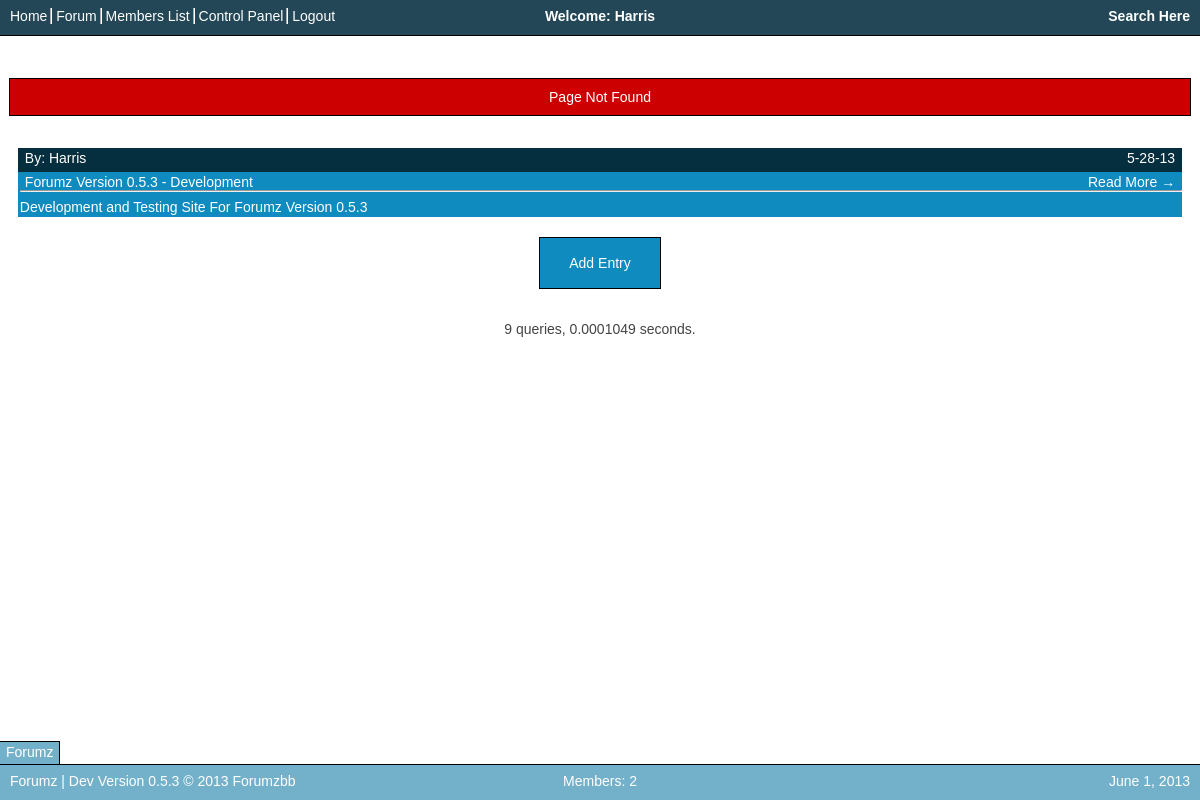
/forums/ (signed in), run on an earlier commit of the app's database.
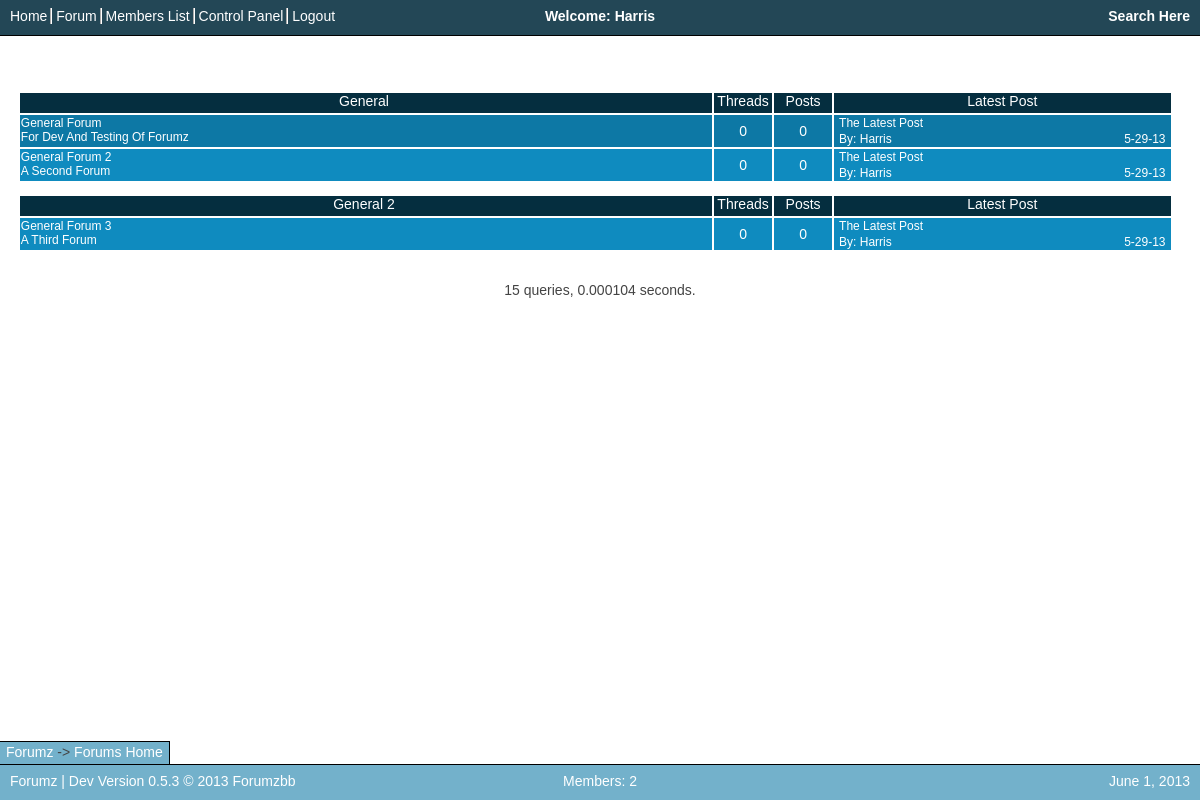
And on a later commit of the database.
### tables this page shows
CREATE TABLE `forumzDev_navBar` (
  `navItemName` text NOT NULL,
  `navItemLink` text NOT NULL,
  `navItemOrder` text NOT NULL,
  `navItemDisplay` text NOT NULL
);

CREATE TABLE `forumzDev_blogs` (
  `ID` int(11) NOT NULL,
  `Title` text NOT NULL,
  `Author` text NOT NULL,
  `AuthorDate` text NOT NULL,
  `AuthorTime` text NOT NULL,
  `Post` text NOT NULL,
  `updateAuthor` text NOT NULL,
  `updateDate` text NOT NULL
);

CREATE TABLE `forumzDev_siteSettings` (
  `settingsProfile` text NOT NULL,
  `siteVersion` text NOT NULL,
  `siteName` text NOT NULL,
  `siteMotd` text NOT NULL,
  `siteSlogan` text NOT NULL,
  `defaultTheme` text NOT NULL,
  `siteDisabled` text NOT NULL,
  `reqLogin` text NOT NULL,
  `verifyRegisterEmail` text NOT NULL,
  `verifyRegisterAdmin` text NOT NULL,
  `htmlAllowed` text NOT NULL,
  `blogEntriesPerPage` int(11) NOT NULL
);

CREATE TABLE `forumzDev_forumCats` (
  `id` int(11) NOT NULL,
  `orderID` int(11) NOT NULL,
  `title` text NOT NULL
);

CREATE TABLE `forumzDev_forums` (
  `id` int(11) NOT NULL,
  `catID` int(11) NOT NULL,
  `title` text NOT NULL,
  `desc` text NOT NULL,
  `type` int(11) NOT NULL,
  `minRankOrder` int(11) NOT NULL,
  `latestPost` text NOT NULL
);

CREATE TABLE `forumzDev_pages` (
  `pageURL` text NOT NULL,
  `idDependant` text NOT NULL,
  `displayFile` text NOT NULL,
  `falseDisplayFile` text NOT NULL,
  `functionCall` text NOT NULL,
  `pageName` text NOT NULL,
  `breadcrumbTitle` text NOT NULL,
  `trueMsg` text NOT NULL,
  `falseMsg` text NOT NULL,
  `requireLogin` text NOT NULL,
  `siteRequireLoginApplies` text NOT NULL,
  `requirePermission` text NOT NULL,
  `requireFormSubmitted` text NOT NULL
);

### index.php (called while the page is built, shortened)
<?php
$mysqliServer = $_ENV['DATABASE_SERVER'];
$mysqliUser = "db166640_forumz";
$mysqliPass = "forumzbb";
$mysqliDatabase = "db166640_forumzDev";
$con = @mysqli_connect($mysqliServer, $mysqliUser, $mysqliPass, $mysqliDatabase) or die ("Site Not Setup");
require_once('loadSiteSettings.php');
loadSiteSettings();
require_once('Functions/forumz.main.php');
$userData=$_SESSION['userData'];
$pageName = mysqli_real_escape_string($con,$_GET['page']);
displayWebsite();
?>

### loadSiteSettings.php (called while the page is built, shortened)
<?php
function loadSiteSettings() {
	$sql = "SELECT * FROM siteSettings WHERE settingsProfile='1'";
	$result = dbQuery($sql) or die ("Query failed: getSiteSettings");
	$setting=mysqli_fetch_array($result);
	global $siteSettings;
	if($setting['siteDisabled']!="") {
		$siteSettings['siteDisabled']=true;
		$siteSettings['disabledMessage']=$setting['siteDisabled'];
	} else { $siteSettings['siteDisabled']=false; }
	$siteSettings['siteName'] = $setting['siteName'];
	$siteSettings['siteMotd'] = $setting['siteMotd'];
	$siteSettings['siteSlogan'] = $setting['siteSlogan'];
	$siteSettings['defaultTheme'] = $setting['defaultTheme'];
	$siteSettings['blogEntriesPerPage'] = $setting['blogEntriesPerPage'];
	if($setting['reqLogin']=="true") {
		$siteSettings['reqLogin'] = true;
	} else { $siteSettings['reqLogin'] = false; }
	if($setting['verifyRegisterEmail']=="true") {
		$siteSettings['verifyRegisterEmail'] = true;
	} else { $siteSettings['verifyRegisterEmail'] = false; }
	if($setting['verifyRegisterAdmin']=="true") {
		$siteSettings['verifyRegisterAdmin'] = true;
	} else { $siteSettings['verifyRegisterAdmin'] = false; }
	if($setting['htmlAllowed']=="true") {
		$siteSettings['htmlAllowed'] = true;
	} else { $siteSettings['htmlAllowed'] = false; }
}
function dbQuery($sql) {
	global $con, $sqlQueries;
	$tableTitle=session_name();
	$tableTitle_from="FROM ".$tableTitle."_";
	$tableTitle_upd="UPDATE ".$tableTitle."_";
	$tableTitle_inst="INSERT INTO ".$tableTitle."_";
	$sql = str_replace("FROM ",$tableTitle_from,$sql);
	$sql = str_replace("UPDATE ",$tableTitle_upd,$sql);
	$sql = str_replace("INSERT INTO ",$tableTitle_inst,$sql);
	return mysqli_query($con, $sql);
}
?>

### Functions/forumz.ranking.php (called while the page is built, shortened)
<?php
function setUserPrivileges() {
	global $userData;
	$userRank=$userData['rankID'];
	$sql = "SELECT * FROM ranks WHERE rankID='$userRank'";
	$result = dbQuery($sql) or die ("Query failed: setUserPrivileges");
	$userData['permissions']=mysqli_fetch_array($result);
}
?>

### Themes/SkyBlue/viewBlogHome.php (called while the page is built, shortened)
<?php
display('viewHeader');
viewBlogEntries();
?>

### Themes/SkyBlue/viewForumHome.php (called while the page is built, shortened)
<?php
display('viewHeader');
viewForumHome();
?>

### Functions/forumz.breadcrumbs.php (the view, shortened to what the rows shown need)
<?php
function getNumBreadcrumbs() {
	global $breadcrumbs;
	return count($breadcrumbs);
}
function addBreadcrumb($newBreadcrumbName, $newBreadcrumbLink) {
	global $breadcrumbs, $siteSettings;
	$newBreadcrumb='<a href="'.$siteSettings['siteURLShort'].$newBreadcrumbLink.'">'.$newBreadcrumbName.'</a>';
	if(!isset($breadcrumbs)) {
		$breadcrumbs=array($newBreadcrumb);
	} else {
		array_push($breadcrumbs, $newBreadcrumb);
	}
}
?>

### Functions/forumz.references.php (shortened to what the rows shown need)
<?php
function isLoggedIn() {
	global $userData;
	return $userData['loggedIn'];
}
function display($fileName) {
	require_once($siteSettings['siteVersionAddress'].'Themes/SkyBlue/'.$fileName.'.php');
}
function viewHTML($HTMLtxt) {
	echo "	".$HTMLtxt."\n";
}
?>

### Functions/forumz.settings.php (shortened to what the rows shown need)
<?php
function setupSiteURLs() {
	global $siteSettings;
	$siteSettings['siteURLShort']="/";
	$siteSettings['siteURLLong']="http://".$_SERVER['SERVER_NAME'].$siteSettings['siteURLShort'];
}
function displayNavBar() {
	global $siteSettings;
	if(isLoggedIn()) {
		$sql="SELECT * FROM navBar WHERE navItemDisplay='loggedIn' ORDER BY navItemOrder";
	} else {
		$sql="SELECT * FROM navBar WHERE navItemDisplay='loggedOut' ORDER BY navItemOrder";
	}
	$result = dbQuery($sql) or die ("Query failed: displayNavBar");
	while($navItem = mysqli_fetch_array($result)) {
		$navLink = $siteSettings['siteURLShort'].$navItem['navItemLink']."/";
		displayNavItem($navLink,$navItem['navItemName']);
	}
}
?>

### Functions/forumz.blog.php (shortened to what the rows shown need)
<?php
function getBlogEntries($startID, $entriesPerPage) {
	$sql = "SELECT * FROM blogs WHERE ID>0 ORDER BY ID DESC LIMIT $startID,$entriesPerPage";
	$result = dbQuery($sql) or die ("Query failed: getBlogEntries");
	return $result;
}
function viewBlogEntries() {
	global $siteSettings, $pageID;
	$blogEntriesPerPage=$siteSettings['blogEntriesPerPage'];
	$startID=$blogEntriesPerPage*($pageID-1);
	$blogEntries=getBlogEntries($startID,$blogEntriesPerPage);
	while($entry = mysqli_fetch_array($blogEntries)) {
		$blogLink=$siteSettings['siteURLShort']."blog/".$entry['ID'];
		$postDateOrTime=$entry['AuthorDate'];
		if($postDateOrTime==returnDateShort()) {
			$postDateOrTime=$entry['AuthorTime'];
		}
		displayHomePageBlogEntry(getMemberName($entry['Author']),$postDateOrTime,$entry['Title'],$entry['Post'],$blogLink);
	}
}
?>

### Themes/Defaults/breadcrumbs.php
<?php
function viewBreadcrumbs() {
	$numBreadcrumbs=getNumBreadcrumbs();
	for($i=0;$i<$numBreadcrumbs;$i++) {
		if($i==0) {
			viewHTML(getBreadcrumb($i));
		} else {
			viewHTML(" -> ".getBreadcrumb($i));
		}
	}
}
?>

### Functions/forumz.forum.php (shortened to what the rows shown need)
<?php
function viewForumHome() {
	global $siteSettings;
	$categories=getForumCategories();
	while($category = mysqli_fetch_array($categories)) {
		$catForums = getForumsInCat($category['id']);
		$rowID=0;
		while($forum = mysqli_fetch_array($catForums)) {
			$latestPost=unserialize($forum['latestPost']);
			$forumLink=$siteSettings['siteURLShort'].'forum/'.$forum['id'];
			$latestPostLink=$siteSettings['siteURLShort'].'thread/'.$latestPost['threadID'];
			displayForumLine($rowID, $forum['title'], $forum['desc'], getNumForumThreadsInForum($forum['id']), getNumForumPostsInForum($forum['id']), $latestPost['title'], $latestPost['author'], $latestPost['date'], $forumLink, $latestPostLink);
			$rowID++;
		}
	}
}
function getForumCategories() {
	$sql = "SELECT * FROM forumCats ORDER BY orderID";
	$result = dbQuery($sql) or die ("Query failed: getForumCategories");
	return $result;
}
function getForumsInCat($catID) {
	$sql = "SELECT * FROM forums WHERE catID='$catID' ORDER BY title";
	$result = dbQuery($sql) or die ("Query failed: getForumsInCat");
	return $result;
}
?>

What changed in the data, as far as the page shows it:
no longer on this page (row unchanged): forumzdev_blogs: HTMLtxt "By: Harris 5-28-13 Forumz Version 0.5.3 - Development Read More → Development and Testing Site For Forumz Version 0.5.3"
added forumzdev_forumcats: HTMLtxt "General Threads Posts Latest Post"
added forumzdev_forums: HTMLtxt "General Forum For Dev And Testing Of Forumz 0 0 The Latest Post By: Harris 5-29-13", shown under "General Threads Posts Latest Post"
added forumzdev_forums: HTMLtxt "General Forum 2 A Second Forum 0 0 The Latest Post By: Harris 5-29-13", shown under "General Threads Posts Latest Post"
added forumzdev_forumcats: HTMLtxt "General 2 Threads Posts Latest Post"
added forumzdev_forums: HTMLtxt "General Forum 3 A Third Forum 0 0 The Latest Post By: Harris 5-29-13", shown under "General 2 Threads Posts Latest Post"
added forumzdev_pages: breadcrumbTitle "Forums Home"
Also different on the page:
$HTMLtxt: "Search Here Welcome: Harris Add Entry Forumz | Dev Version 0.5.3 © 2013 Forumzbb June 1, 2013 Members: 2" → "Search Here Welcome: Harris Forumz | Dev Version 0.5.3 © 2013 Forumzbb June 1, 2013 Members: 2"
getPageLoadInfo(): "9 queries, 0.0001049 seconds." → "15 queries, 0.000104 seconds."
list line gone: "Page Not Found"
